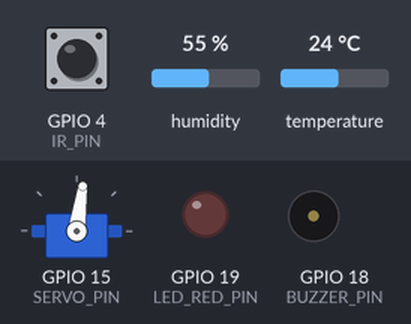
Bench run of a sketch on a simulated ESP32. On the bench: servo, output pins drawn as LEDs (lit = HIGH), buzzer (waves = sounding). The inputs (shaded band) are chosen by the test bench; at power-on: GPIO 4 (IR_PIN) HIGH, humidity 55 %, temperature 24 °C. WiFi joins after 1.5 s; servers stay silent unless stated; what the sketch prints to the serial monitor is not drawn.

Above: at 2.75 s.
2.8 s: GPIO 4 (IR_PIN) driven LOW
At 3.2 s:
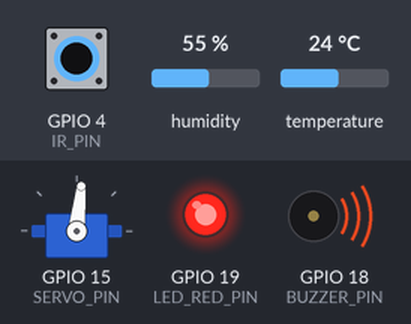
4.3 s: GPIO 4 (IR_PIN) driven HIGH
At 4.45 s:
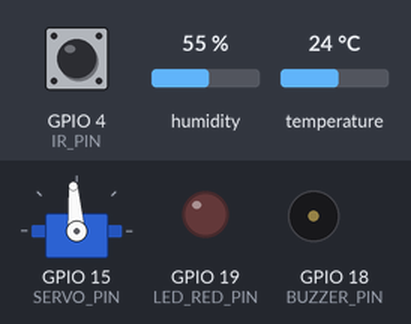
7.8 s: GPIO 4 (IR_PIN) driven LOW
At 9.1 s:
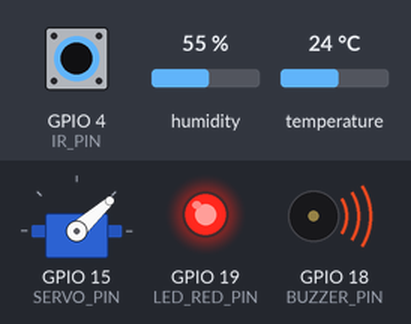
10.8 s: GPIO 4 (IR_PIN) pulsed HIGH 2 times (0.12 s each, 0.3 s apart)
At 11.5 s:
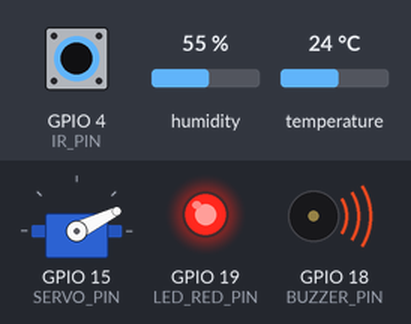
12.9 s: GPIO 4 (IR_PIN) pulsed HIGH 5 times (0.12 s each, 0.3 s apart)
At 15.4 s:
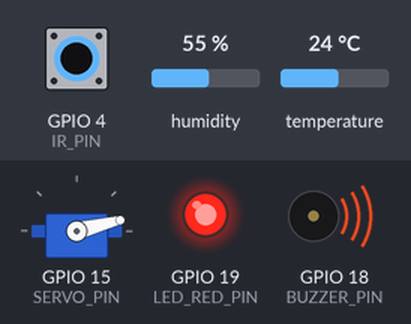
Timing chart, 0 to 16.9 s (numbered marks = the images above; inputs shaded):
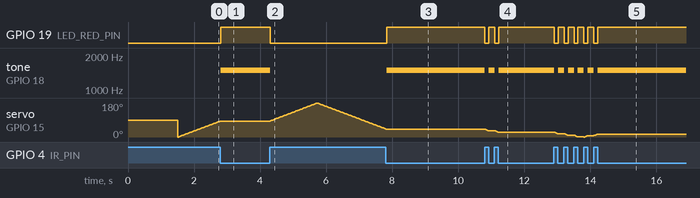

Measured:
- after the input at 2.8 s, GPIO 19 (LED_RED_PIN): LOW → HIGH at once; tone on GPIO 18 (BUZZER_PIN): silent → 1500 Hz at once; servo on GPIO 15 (SERVO_PIN): stays 84° (without the input it goes to 86° after 0.00 s)
- after the input at 4.3 s, GPIO 19 (LED_RED_PIN): HIGH → LOW at once; tone on GPIO 18 (BUZZER_PIN): 1500 Hz → silent at once; servo on GPIO 15 (SERVO_PIN): rises from 84° to 180° in 1.4 s, then falls to 42° in 2.1 s
- after the input at 7.8 s, GPIO 19 (LED_RED_PIN): LOW → HIGH at once; tone on GPIO 18 (BUZZER_PIN): silent → 1500 Hz at once; servo on GPIO 15 (SERVO_PIN): stops changing and stays 42°
- after the input at 10.8 s, GPIO 19 (LED_RED_PIN): alternates HIGH for 0.18 s and LOW for 0.12 s, 4 changes in all, then stays HIGH, starting at once; tone on GPIO 18 (BUZZER_PIN): alternates 1500 Hz for 0.18 s and silent for 0.12 s, 4 changes in all, then stays 1500 Hz, starting at once; servo on GPIO 15 (SERVO_PIN): 42° → 34° at once, → 26° 0.30 s later
- after the input at 12.9 s, GPIO 19 (LED_RED_PIN): alternates HIGH for 0.18 s and LOW for 0.12 s, 10 changes in all, then stays HIGH, starting at once; tone on GPIO 18 (BUZZER_PIN): alternates 1500 Hz for 0.18 s and silent for 0.12 s, 10 changes in all, then stays 1500 Hz, starting at once

The sketch:

simpleradardesign.ino
```cpp
#include <WiFi.h>
#include <ESPAsyncWebServer.h>
#include <AsyncTCP.h>
#include <ESP32Servo.h>
#include <DHT.h>

// --- Network Credentials ---
const char* ssid = "<wifi name>";
const char* password = "<password>";

// --- Pin Definitions (Left-Side Only) ---
#define DHTPIN 2
#define DHTTYPE DHT11
#define SERVO_PIN 15
#define IR_PIN 4
#define BUZZER_PIN 18
#define LDR_PIN 5
#define LED_RED_PIN 19 // Connected WITH a resistor!

// --- Object Initializations ---
AsyncWebServer server(80);
AsyncWebSocket ws("/ws");
Servo radarServo;
DHT dht(DHTPIN, DHTTYPE);

// --- Radar Global variables ---
int sweepTargetAngle = 180; // User adjustable sweep width (e.g., 45, 90, 180)
int sweepSpeedDelay = 30;   // User adjustable delay in ms (lower = faster)
int currentAngle = 0;
bool incrementing = true;
unsigned long lastMoveTime = 0;
unsigned long lastDHTTime = 0;
String systemState = "ACTIVE"; // ACTIVE, SLEEP, LOCKED

// HTML/CSS/JS Source for Tactical Web Interface
const char index_html[] PROGMEM = R"rawliteral(
<!DOCTYPE html>
<html>
<head>
    <title>TACTICAL RADAR OPERATING SYSTEM</title>
    <meta name="viewport" content="width=device-width, initial-scale=1">
    <style>
        body { background-color: #030a05; color: #33ff33; font-family: 'Courier New', monospace; margin: 20px; text-shadow: 0 0 5px #33ff33; }
        .grid-container { display: grid; grid-template-columns: 2fr 1fr; gap: 20px; }
        .panel { border: 2px solid #33ff33; padding: 15px; background: rgba(5, 20, 5, 0.8); box-shadow: inset 0 0 10px #33ff33; }
        h2 { border-bottom: 1px dashed #33ff33; padding-bottom: 5px; margin-top: 0; }
        .status-box { font-size: 1.2em; font-weight: bold; padding: 5px; margin-bottom: 10px; border: 1px solid #33ff33; text-align: center; }
        .alert { background-color: #ff0000; color: #000; text-shadow: none; animation: blink 1s infinite; }
        input, select, button { background: #000; color: #33ff33; border: 1px solid #33ff33; padding: 5px; font-family: 'Courier New', monospace; }
        button:hover { background: #33ff33; color: #000; cursor: pointer; }
        @keyframes blink { 0% { opacity: 1; } 50% { opacity: 0; } 100% { opacity: 1; } }
    </style>
</head>
<body>
    <h1>[ DEFCON SCANNER v4.1 ]</h1>
    <div class="grid-container">
        <!-- Left Side: Telemetry & Controls -->
        <div class="panel">
            <h2>RADAR TELEMETRY FEED</h2>
            <div id="sysStatus" class="status-box">SYSTEM STATE: LOADING...</div>
            <p>CURRENT SWEEP ANGLE: <span id="angleValue">0</span>&deg;</p>
            <p>SECTOR TARGET LOCK: <span id="targetValue">CLEAR</span></p>
            <hr style="border-color:#33ff33;">
            <h3>TACTICAL CONTROLS</h3>
            <label>SWEEP SECTOR BOUNDARY: </label>
            <select id="angleSelect" onchange="updateControls()">
                <option value="45">45 Degrees Sector</option>
                <option value="90">90 Degrees Sector</option>
                <option value="180" selected>180 Degrees Full Sweep</option>
            </select>
            <br><br>
            <label>SWEEP MOTOR SPEED: </label>
            <input type="range" id="speedSelect" min="10" max="100" value="30" onchange="updateControls()">
        </div>

        <!-- Right Side: Climate & Comms -->
        <div class="panel">
            <h2>ENVIRON FEED (DHT11)</h2>
            <p>AMBIENT TEMP: <span id="tempValue">0</span> &deg;C</p>
            <p>HUMIDITY INDEX: <span id="humValue">0</span>%</p>
            <p>LIGHT VALUE: <span id="lightValue">0</span></p>
        </div>
    </div>

    <script>
        var gateway = `ws://${window.location.hostname}/ws`;
        var websocket;
        window.addEventListener('load', initWebSocket);

        function initWebSocket() {
            websocket = new WebSocket(gateway);
            websocket.onmessage = onMessage;
        }

        function onMessage(event) {
            var data = JSON.parse(event.data);
            if(data.type === "telemetry") {
                document.getElementById("angleValue").innerHTML = data.angle;
                var statusBox = document.getElementById("sysStatus");
                statusBox.innerHTML = "SYSTEM STATE: " + data.state;

                if(data.state === "LOCKED") {
                    statusBox.className = "status-box alert";
                    document.getElementById("targetValue").innerHTML = "!!! TARGET ACQUIRED !!!";
                } else {
                    statusBox.className = "status-box";
                    document.getElementById("targetValue").innerHTML = "CLEAR";
                }
            } else if (data.type === "env") {
                document.getElementById("tempValue").innerHTML = data.temp;
                document.getElementById("humValue").innerHTML = data.hum;
                document.getElementById("lightValue").innerHTML = data.light;
            }
        }

        function updateControls() {
            var angle = document.getElementById("angleSelect").value;
            var speed = document.getElementById("speedSelect").value;
            var command = { angle: parseInt(angle), speed: parseInt(speed) };
            websocket.send(JSON.stringify(command));
        }
    </script>
</body>
</html>
)rawliteral";

void handleWebSocketMessage(void *arg, uint8_t *data, size_t len) {
  AwsFrameInfo *info = (AwsFrameInfo*)arg;
  if (info->opcode == WS_TEXT) {
    data[len] = 0;
    // Simple command parsing from WebUI controls
    String message = (char*)data;
    if(message.indexOf("angle") >= 0) {
       // Super basic text sniffing to extract control integers quickly
       int angleIdx = message.indexOf("angle") + 7;
       int speedIdx = message.indexOf("speed") + 7;
       sweepTargetAngle = message.substring(angleIdx, message.indexOf(",", angleIdx)).toInt();
       sweepSpeedDelay = message.substring(speedIdx, message.indexOf("}", speedIdx)).toInt();
    }
  }
}

void onEvent(AsyncWebSocket *server, AsyncWebSocketClient *client, AwsEventType type,
             void *arg, uint8_t *data, size_t len) {
  switch (type) {
    case WS_EVT_CONNECT:
      Serial.printf("WebSocket client #%u connected\n", client->id());
      break;
    case WS_EVT_DISCONNECT:
      break;
    case WS_EVT_DATA:
      handleWebSocketMessage(arg, data, len);
      break;
    case WS_EVT_PONG:
    case WS_EVT_ERROR:
      break;
  }
}

void setup() {
  Serial.begin(115200);
  pinMode(IR_PIN, INPUT);
  pinMode(BUZZER_PIN, OUTPUT);
  pinMode(LED_RED_PIN, OUTPUT);

  radarServo.attach(SERVO_PIN);
  dht.begin();

  // Connect to Local Wi-Fi
  WiFi.begin(ssid, password);
  while (WiFi.status() != WL_CONNECTED) { delay(500); Serial.print("."); }
  Serial.println("\nAuthenticated. IP Address: ");
  Serial.println(WiFi.localIP());

  // Attach WebSocket Events
  ws.onEvent(onEvent);
  server.addHandler(&ws);

  // Serve Dashboard HTML Page
  server.on("/", HTTP_GET, [](AsyncWebServerRequest *request){
    request->send(200, "text/html", index_html);
  });
  server.begin();
}

void loop() {
  ws.cleanupClients();
  unsigned long currentTime = millis();

  // 1. PROCESS ENVIRONMENTAL METRICS (Every 2 Seconds)
  if (currentTime - lastDHTTime >= 2000) {
    lastDHTTime = currentTime;
    float t = dht.readTemperature();
    float h = dht.readHumidity();

    // Bypassing the LDR sensor by forcing a bright ambient value
    int light = 800;

    if (isnan(t)) t = 0.0;
    if (isnan(h)) h = 0.0;

    // Force system to stay awake 24/7
    systemState = "ACTIVE";

    String envJson = "{\"type\":\"env\",\"temp\":" + String(t) + ",\"hum\":" + String(h) + ",\"light\":" + String(light) + "}";
    ws.textAll(envJson);
  } // <-- Closes environmental block

  // 2. PROCESS RADAR SECTOR DATA (Speed Controlled Sweep)
  if (systemState != "SLEEP" && (currentTime - lastMoveTime >= sweepSpeedDelay)) {
    lastMoveTime = currentTime;

    // Check IR sensor status
    int targetSpotted = digitalRead(IR_PIN);

    if (targetSpotted == LOW) {
      // Threat Track Engaged
      systemState = "LOCKED";
      digitalWrite(LED_RED_PIN, HIGH);
      tone(BUZZER_PIN, 1500, 100);
    } else {
      // Normal Recon Sweep
      systemState = "ACTIVE";
      digitalWrite(LED_RED_PIN, LOW);
      noTone(BUZZER_PIN);

      // Advance the sweep mechanically
      radarServo.write(currentAngle);

      if (incrementing) {
        currentAngle += 2;
        if (currentAngle >= sweepTargetAngle) incrementing = false;
      } else {
        currentAngle -= 2;
        if (currentAngle <= 0) incrementing = true;
      }
    } // <-- Closes targetSpotted ELSE block

    // Direct, structural payload send to ensure UI renders
    String telemetryJson = "{\"type\":\"telemetry\",\"angle\":" + String(currentAngle) + ",\"state\":\"" + systemState + "\"}";
    ws.textAll(telemetryJson);
  } // <-- Closes radar sector data block
} // <-- Closes the entire void loop() function
```
